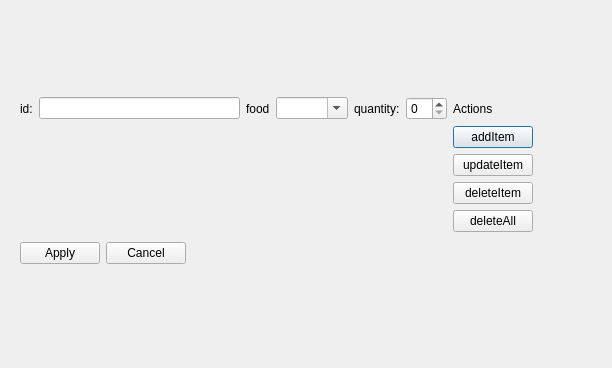
<?xml version="1.0" encoding="UTF-8"?>
<ui version="4.0">
 <class>Dialog</class>
 <widget class="QDialog" name="Dialog">
  <property name="geometry">
   <rect>
    <x>0</x>
    <y>0</y>
    <width>612</width>
    <height>368</height>
   </rect>
  </property>
  <property name="windowTitle">
   <string>Dialog</string>
  </property>
  <widget class="QWidget" name="gridLayoutWidget_3">
   <property name="geometry">
    <rect>
     <x>10</x>
     <y>50</y>
     <width>533</width>
     <height>229</height>
    </rect>
   </property>
   <layout class="QGridLayout" name="baseLayout">
    <property name="leftMargin">
     <number>10</number>
    </property>
    <property name="topMargin">
     <number>10</number>
    </property>
    <property name="rightMargin">
     <number>10</number>
    </property>
    <property name="bottomMargin">
     <number>10</number>
    </property>
    <item row="1" column="5">
     <widget class="QSpinBox" name="quantity"/>
    </item>
    <item row="2" column="6">
     <layout class="QVBoxLayout" name="verticalLayout">
      <item>
       <widget class="QPushButton" name="addItem">
        <property name="text">
         <string>addItem</string>
        </property>
       </widget>
      </item>
      <item>
       <widget class="QPushButton" name="updateItem">
        <property name="text">
         <string>updateItem</string>
        </property>
       </widget>
      </item>
      <item>
       <widget class="QPushButton" name="deleteItem">
        <property name="text">
         <string>deleteItem</string>
        </property>
       </widget>
      </item>
      <item>
       <widget class="QPushButton" name="deleteAllItems">
        <property name="text">
         <string>deleteAll</string>
        </property>
       </widget>
      </item>
     </layout>
    </item>
    <item row="1" column="3">
     <widget class="QComboBox" name="food">
      <property name="editable">
       <bool>true</bool>
      </property>
     </widget>
    </item>
    <item row="1" column="1">
     <widget class="QLineEdit" name="itemId">
      <property name="readOnly">
       <bool>true</bool>
      </property>
     </widget>
    </item>
    <item row="2" column="0" colspan="6">
     <layout class="QVBoxLayout" name="itemsTreeContainer"/>
    </item>
    <item row="1" column="2">
     <widget class="QLabel" name="label_9">
      <property name="text">
       <string>food</string>
      </property>
     </widget>
    </item>
    <item row="3" column="0" colspan="2">
     <layout class="QHBoxLayout" name="horizontalLayout">
      <item>
       <widget class="QPushButton" name="apply">
        <property name="text">
         <string>Apply</string>
        </property>
       </widget>
      </item>
      <item>
       <widget class="QPushButton" name="cancel">
        <property name="text">
         <string>Cancel</string>
        </property>
       </widget>
      </item>
      <item>
       <spacer name="spacer">
        <property name="orientation">
         <enum>Qt::Horizontal</enum>
        </property>
        <property name="sizeHint" stdset="0">
         <size>
          <width>40</width>
          <height>20</height>
         </size>
        </property>
       </spacer>
      </item>
      <item>
       <widget class="QLabel" name="error">
        <property name="styleSheet">
         <string notr="true">font: 11pt &quot;SimSun-ExtB&quot;;
color: rgb(170, 0, 0);</string>
        </property>
        <property name="text">
         <string/>
        </property>
       </widget>
      </item>
     </layout>
    </item>
    <item row="1" column="0">
     <widget class="QLabel" name="label_8">
      <property name="text">
       <string>id:</string>
      </property>
     </widget>
    </item>
    <item row="1" column="6">
     <widget class="QLabel" name="label_11">
      <property name="text">
       <string>Actions</string>
      </property>
     </widget>
    </item>
    <item row="1" column="4">
     <widget class="QLabel" name="label_10">
      <property name="text">
       <string>quantity:</string>
      </property>
     </widget>
    </item>
    <item row="0" column="0" colspan="6">
     <widget class="QLabel" name="orderId">
      <property name="styleSheet">
       <string notr="true">font: 20pt &quot;SimSun&quot;;
color: rgb(0, 85, 0)</string>
      </property>
      <property name="text">
       <string/>
      </property>
      <property name="alignment">
       <set>Qt::AlignCenter</set>
      </property>
     </widget>
    </item>
   </layout>
  </widget>
 </widget>
 <resources/>
 <connections/>
</ui>
